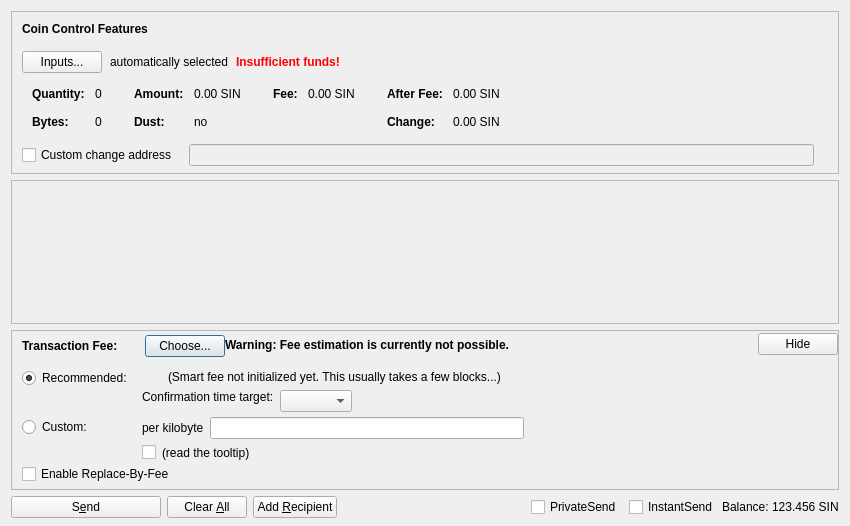
<?xml version="1.0" encoding="UTF-8"?>
<ui version="4.0">
 <class>SendCoinsDialog</class>
 <widget class="QDialog" name="SendCoinsDialog">
  <property name="geometry">
   <rect>
    <x>0</x>
    <y>0</y>
    <width>850</width>
    <height>526</height>
   </rect>
  </property>
  <property name="windowTitle">
   <string>Send Coins</string>
  </property>
  <layout class="QVBoxLayout" name="verticalLayout" stretch="0,1,0,0">
   <property name="bottomMargin">
    <number>8</number>
   </property>
   <item>
    <widget class="QFrame" name="frameCoinControl">
     <property name="sizePolicy">
      <sizepolicy hsizetype="Expanding" vsizetype="Expanding">
       <horstretch>0</horstretch>
       <verstretch>0</verstretch>
      </sizepolicy>
     </property>
     <property name="maximumSize">
      <size>
       <width>16777215</width>
       <height>16777215</height>
      </size>
     </property>
     <property name="frameShape">
      <enum>QFrame::StyledPanel</enum>
     </property>
     <property name="frameShadow">
      <enum>QFrame::Sunken</enum>
     </property>
     <layout class="QVBoxLayout" name="verticalLayoutCoinControl2">
      <property name="spacing">
       <number>0</number>
      </property>
      <property name="leftMargin">
       <number>0</number>
      </property>
      <property name="topMargin">
       <number>0</number>
      </property>
      <property name="rightMargin">
       <number>0</number>
      </property>
      <property name="bottomMargin">
       <number>6</number>
      </property>
      <item>
       <layout class="QVBoxLayout" name="verticalLayoutCoinControl" stretch="0,0,0,0,1">
        <property name="spacing">
         <number>0</number>
        </property>
        <property name="leftMargin">
         <number>10</number>
        </property>
        <property name="topMargin">
         <number>10</number>
        </property>
        <item>
         <layout class="QHBoxLayout" name="horizontalLayoutCoinControl1">
          <property name="bottomMargin">
           <number>15</number>
          </property>
          <item>
           <widget class="QLabel" name="labelCoinControlFeatures">
            <property name="sizePolicy">
             <sizepolicy hsizetype="Preferred" vsizetype="Maximum">
              <horstretch>0</horstretch>
              <verstretch>0</verstretch>
             </sizepolicy>
            </property>
            <property name="font">
             <font>
              <weight>75</weight>
              <bold>true</bold>
             </font>
            </property>
            <property name="styleSheet">
             <string notr="true">font-weight:bold;</string>
            </property>
            <property name="text">
             <string>Coin Control Features</string>
            </property>
           </widget>
          </item>
         </layout>
        </item>
        <item>
         <layout class="QHBoxLayout" name="horizontalLayoutCoinControl2" stretch="0,0,0,0">
          <property name="spacing">
           <number>8</number>
          </property>
          <property name="bottomMargin">
           <number>10</number>
          </property>
          <item>
           <widget class="QPushButton" name="pushButtonCoinControl">
            <property name="styleSheet">
             <string notr="true"/>
            </property>
            <property name="text">
             <string>Inputs...</string>
            </property>
            <property name="autoDefault">
             <bool>false</bool>
            </property>
           </widget>
          </item>
          <item>
           <widget class="QLabel" name="labelCoinControlAutomaticallySelected">
            <property name="text">
             <string>automatically selected</string>
            </property>
            <property name="margin">
             <number>5</number>
            </property>
           </widget>
          </item>
          <item>
           <widget class="QLabel" name="labelCoinControlInsuffFunds">
            <property name="font">
             <font>
              <weight>75</weight>
              <bold>true</bold>
             </font>
            </property>
            <property name="styleSheet">
             <string notr="true">color:red;font-weight:bold;</string>
            </property>
            <property name="text">
             <string>Insufficient funds!</string>
            </property>
            <property name="margin">
             <number>5</number>
            </property>
           </widget>
          </item>
          <item>
           <spacer name="horizontalSpacerCoinControl">
            <property name="orientation">
             <enum>Qt::Horizontal</enum>
            </property>
            <property name="sizeHint" stdset="0">
             <size>
              <width>40</width>
              <height>1</height>
             </size>
            </property>
           </spacer>
          </item>
         </layout>
        </item>
        <item>
         <widget class="QWidget" name="widgetCoinControl" native="true">
          <property name="sizePolicy">
           <sizepolicy hsizetype="Preferred" vsizetype="Preferred">
            <horstretch>0</horstretch>
            <verstretch>0</verstretch>
           </sizepolicy>
          </property>
          <property name="minimumSize">
           <size>
            <width>0</width>
            <height>0</height>
           </size>
          </property>
          <property name="styleSheet">
           <string notr="true"/>
          </property>
          <layout class="QHBoxLayout" name="horizontalLayoutCoinControl5">
           <property name="leftMargin">
            <number>0</number>
           </property>
           <property name="topMargin">
            <number>0</number>
           </property>
           <property name="rightMargin">
            <number>0</number>
           </property>
           <property name="bottomMargin">
            <number>0</number>
           </property>
           <item>
            <layout class="QHBoxLayout" name="horizontalLayoutCoinControl3" stretch="0,0,0,1">
             <property name="spacing">
              <number>20</number>
             </property>
             <property name="topMargin">
              <number>0</number>
             </property>
             <property name="bottomMargin">
              <number>10</number>
             </property>
             <item>
              <layout class="QFormLayout" name="formLayoutCoinControl1">
               <property name="horizontalSpacing">
                <number>10</number>
               </property>
               <property name="verticalSpacing">
                <number>14</number>
               </property>
               <property name="leftMargin">
                <number>10</number>
               </property>
               <property name="topMargin">
                <number>4</number>
               </property>
               <property name="rightMargin">
                <number>6</number>
               </property>
               <item row="0" column="0">
                <widget class="QLabel" name="labelCoinControlQuantityText">
                 <property name="font">
                  <font>
                   <weight>75</weight>
                   <bold>true</bold>
                  </font>
                 </property>
                 <property name="text">
                  <string>Quantity:</string>
                 </property>
                 <property name="margin">
                  <number>0</number>
                 </property>
                </widget>
               </item>
               <item row="0" column="1">
                <widget class="QLabel" name="labelCoinControlQuantity">
                 <property name="cursor">
                  <cursorShape>IBeamCursor</cursorShape>
                 </property>
                 <property name="contextMenuPolicy">
                  <enum>Qt::ActionsContextMenu</enum>
                 </property>
                 <property name="text">
                  <string notr="true">0</string>
                 </property>
                 <property name="margin">
                  <number>0</number>
                 </property>
                 <property name="textInteractionFlags">
                  <set>Qt::LinksAccessibleByMouse|Qt::TextSelectableByKeyboard|Qt::TextSelectableByMouse</set>
                 </property>
                </widget>
               </item>
               <item row="1" column="0">
                <widget class="QLabel" name="labelCoinControlBytesText">
                 <property name="font">
                  <font>
                   <weight>75</weight>
                   <bold>true</bold>
                  </font>
                 </property>
                 <property name="text">
                  <string>Bytes:</string>
                 </property>
                </widget>
               </item>
               <item row="1" column="1">
                <widget class="QLabel" name="labelCoinControlBytes">
                 <property name="cursor">
                  <cursorShape>IBeamCursor</cursorShape>
                 </property>
                 <property name="contextMenuPolicy">
                  <enum>Qt::ActionsContextMenu</enum>
                 </property>
                 <property name="text">
                  <string notr="true">0</string>
                 </property>
                 <property name="textInteractionFlags">
                  <set>Qt::LinksAccessibleByMouse|Qt::TextSelectableByKeyboard|Qt::TextSelectableByMouse</set>
                 </property>
                </widget>
               </item>
              </layout>
             </item>
             <item>
              <layout class="QFormLayout" name="formLayoutCoinControl2">
               <property name="horizontalSpacing">
                <number>10</number>
               </property>
               <property name="verticalSpacing">
                <number>14</number>
               </property>
               <property name="leftMargin">
                <number>6</number>
               </property>
               <property name="topMargin">
                <number>4</number>
               </property>
               <property name="rightMargin">
                <number>6</number>
               </property>
               <item row="0" column="0">
                <widget class="QLabel" name="labelCoinControlAmountText">
                 <property name="font">
                  <font>
                   <weight>75</weight>
                   <bold>true</bold>
                  </font>
                 </property>
                 <property name="text">
                  <string>Amount:</string>
                 </property>
                 <property name="margin">
                  <number>0</number>
                 </property>
                </widget>
               </item>
               <item row="0" column="1">
                <widget class="QLabel" name="labelCoinControlAmount">
                 <property name="cursor">
                  <cursorShape>IBeamCursor</cursorShape>
                 </property>
                 <property name="contextMenuPolicy">
                  <enum>Qt::ActionsContextMenu</enum>
                 </property>
                 <property name="text">
                  <string notr="true">0.00 SIN</string>
                 </property>
                 <property name="textInteractionFlags">
                  <set>Qt::LinksAccessibleByMouse|Qt::TextSelectableByKeyboard|Qt::TextSelectableByMouse</set>
                 </property>
                </widget>
               </item>
               <item row="1" column="0">
                <widget class="QLabel" name="labelCoinControlLowOutputText">
                 <property name="font">
                  <font>
                   <weight>75</weight>
                   <bold>true</bold>
                  </font>
                 </property>
                 <property name="text">
                  <string>Dust:</string>
                 </property>
                </widget>
               </item>
               <item row="1" column="1">
                <widget class="QLabel" name="labelCoinControlLowOutput">
                 <property name="cursor">
                  <cursorShape>IBeamCursor</cursorShape>
                 </property>
                 <property name="contextMenuPolicy">
                  <enum>Qt::ActionsContextMenu</enum>
                 </property>
                 <property name="text">
                  <string notr="true">no</string>
                 </property>
                 <property name="textInteractionFlags">
                  <set>Qt::LinksAccessibleByMouse|Qt::TextSelectableByKeyboard|Qt::TextSelectableByMouse</set>
                 </property>
                </widget>
               </item>
              </layout>
             </item>
             <item>
              <layout class="QFormLayout" name="formLayoutCoinControl3">
               <property name="horizontalSpacing">
                <number>10</number>
               </property>
               <property name="verticalSpacing">
                <number>14</number>
               </property>
               <property name="leftMargin">
                <number>6</number>
               </property>
               <property name="topMargin">
                <number>4</number>
               </property>
               <property name="rightMargin">
                <number>6</number>
               </property>
               <item row="0" column="0">
                <widget class="QLabel" name="labelCoinControlFeeText">
                 <property name="font">
                  <font>
                   <weight>75</weight>
                   <bold>true</bold>
                  </font>
                 </property>
                 <property name="text">
                  <string>Fee:</string>
                 </property>
                 <property name="margin">
                  <number>0</number>
                 </property>
                </widget>
               </item>
               <item row="0" column="1">
                <widget class="QLabel" name="labelCoinControlFee">
                 <property name="cursor">
                  <cursorShape>IBeamCursor</cursorShape>
                 </property>
                 <property name="contextMenuPolicy">
                  <enum>Qt::ActionsContextMenu</enum>
                 </property>
                 <property name="text">
                  <string notr="true">0.00 SIN</string>
                 </property>
                 <property name="textInteractionFlags">
                  <set>Qt::LinksAccessibleByMouse|Qt::TextSelectableByKeyboard|Qt::TextSelectableByMouse</set>
                 </property>
                </widget>
               </item>
              </layout>
             </item>
             <item>
              <layout class="QFormLayout" name="formLayoutCoinControl4">
               <property name="horizontalSpacing">
                <number>10</number>
               </property>
               <property name="verticalSpacing">
                <number>14</number>
               </property>
               <property name="leftMargin">
                <number>6</number>
               </property>
               <property name="topMargin">
                <number>4</number>
               </property>
               <property name="rightMargin">
                <number>6</number>
               </property>
               <item row="0" column="0">
                <widget class="QLabel" name="labelCoinControlAfterFeeText">
                 <property name="font">
                  <font>
                   <weight>75</weight>
                   <bold>true</bold>
                  </font>
                 </property>
                 <property name="text">
                  <string>After Fee:</string>
                 </property>
                 <property name="margin">
                  <number>0</number>
                 </property>
                </widget>
               </item>
               <item row="0" column="1">
                <widget class="QLabel" name="labelCoinControlAfterFee">
                 <property name="cursor">
                  <cursorShape>IBeamCursor</cursorShape>
                 </property>
                 <property name="contextMenuPolicy">
                  <enum>Qt::ActionsContextMenu</enum>
                 </property>
                 <property name="text">
                  <string notr="true">0.00 SIN</string>
                 </property>
                 <property name="textInteractionFlags">
                  <set>Qt::LinksAccessibleByMouse|Qt::TextSelectableByKeyboard|Qt::TextSelectableByMouse</set>
                 </property>
                </widget>
               </item>
               <item row="1" column="0">
                <widget class="QLabel" name="labelCoinControlChangeText">
                 <property name="font">
                  <font>
                   <weight>75</weight>
                   <bold>true</bold>
                  </font>
                 </property>
                 <property name="text">
                  <string>Change:</string>
                 </property>
                </widget>
               </item>
               <item row="1" column="1">
                <widget class="QLabel" name="labelCoinControlChange">
                 <property name="cursor">
                  <cursorShape>IBeamCursor</cursorShape>
                 </property>
                 <property name="contextMenuPolicy">
                  <enum>Qt::ActionsContextMenu</enum>
                 </property>
                 <property name="text">
                  <string notr="true">0.00 SIN</string>
                 </property>
                 <property name="textInteractionFlags">
                  <set>Qt::LinksAccessibleByMouse|Qt::TextSelectableByKeyboard|Qt::TextSelectableByMouse</set>
                 </property>
                </widget>
               </item>
              </layout>
             </item>
            </layout>
           </item>
          </layout>
         </widget>
        </item>
        <item>
         <layout class="QHBoxLayout" name="horizontalLayoutCoinControl4" stretch="0,0,0">
          <property name="spacing">
           <number>12</number>
          </property>
          <property name="sizeConstraint">
           <enum>QLayout::SetDefaultConstraint</enum>
          </property>
          <property name="topMargin">
           <number>5</number>
          </property>
          <property name="rightMargin">
           <number>5</number>
          </property>
          <item>
           <widget class="QCheckBox" name="checkBoxCoinControlChange">
            <property name="toolTip">
             <string>If this is activated, but the change address is empty or invalid, change will be sent to a newly generated address.</string>
            </property>
            <property name="text">
             <string>Custom change address</string>
            </property>
           </widget>
          </item>
          <item>
           <widget class="QValidatedLineEdit" name="lineEditCoinControlChange">
            <property name="enabled">
             <bool>false</bool>
            </property>
            <property name="sizePolicy">
             <sizepolicy hsizetype="Expanding" vsizetype="Fixed">
              <horstretch>0</horstretch>
              <verstretch>0</verstretch>
             </sizepolicy>
            </property>
           </widget>
          </item>
          <item>
           <widget class="QLabel" name="labelCoinControlChangeLabel">
            <property name="sizePolicy">
             <sizepolicy hsizetype="Preferred" vsizetype="Expanding">
              <horstretch>0</horstretch>
              <verstretch>0</verstretch>
             </sizepolicy>
            </property>
            <property name="minimumSize">
             <size>
              <width>0</width>
              <height>0</height>
             </size>
            </property>
            <property name="text">
             <string/>
            </property>
            <property name="margin">
             <number>3</number>
            </property>
           </widget>
          </item>
         </layout>
        </item>
        <item>
         <spacer name="verticalSpacerCoinControl">
          <property name="orientation">
           <enum>Qt::Vertical</enum>
          </property>
          <property name="sizeHint" stdset="0">
           <size>
            <width>800</width>
            <height>1</height>
           </size>
          </property>
         </spacer>
        </item>
       </layout>
      </item>
     </layout>
    </widget>
   </item>
   <item>
    <widget class="QScrollArea" name="scrollArea">
     <property name="widgetResizable">
      <bool>true</bool>
     </property>
     <widget class="QWidget" name="scrollAreaWidgetContents">
      <property name="geometry">
       <rect>
        <x>0</x>
        <y>0</y>
        <width>830</width>
        <height>104</height>
       </rect>
      </property>
      <layout class="QVBoxLayout" name="verticalLayout_2" stretch="0,1">
       <property name="leftMargin">
        <number>0</number>
       </property>
       <property name="topMargin">
        <number>0</number>
       </property>
       <property name="rightMargin">
        <number>0</number>
       </property>
       <property name="bottomMargin">
        <number>0</number>
       </property>
       <item>
        <layout class="QVBoxLayout" name="entries">
         <property name="spacing">
          <number>6</number>
         </property>
        </layout>
       </item>
       <item>
        <spacer name="verticalSpacer">
         <property name="orientation">
          <enum>Qt::Vertical</enum>
         </property>
         <property name="sizeHint" stdset="0">
          <size>
           <width>20</width>
           <height>40</height>
          </size>
         </property>
        </spacer>
       </item>
      </layout>
     </widget>
    </widget>
   </item>
   <item>
    <widget class="QFrame" name="frameFee">
     <property name="sizePolicy">
      <sizepolicy hsizetype="Expanding" vsizetype="Expanding">
       <horstretch>0</horstretch>
       <verstretch>0</verstretch>
      </sizepolicy>
     </property>
     <property name="maximumSize">
      <size>
       <width>16777215</width>
       <height>16777215</height>
      </size>
     </property>
     <property name="frameShape">
      <enum>QFrame::StyledPanel</enum>
     </property>
     <property name="frameShadow">
      <enum>QFrame::Sunken</enum>
     </property>
     <layout class="QVBoxLayout" name="verticalLayoutFee1">
      <property name="spacing">
       <number>0</number>
      </property>
      <property name="leftMargin">
       <number>0</number>
      </property>
      <property name="topMargin">
       <number>0</number>
      </property>
      <property name="rightMargin">
       <number>0</number>
      </property>
      <property name="bottomMargin">
       <number>0</number>
      </property>
      <item>
       <layout class="QVBoxLayout" name="verticalLayoutFee2" stretch="0,0,0">
        <property name="spacing">
         <number>0</number>
        </property>
        <property name="leftMargin">
         <number>10</number>
        </property>
        <property name="topMargin">
         <number>0</number>
        </property>
        <item>
         <layout class="QHBoxLayout" name="horizontalLayoutFee1">
          <property name="bottomMargin">
           <number>0</number>
          </property>
          <item>
           <layout class="QVBoxLayout" name="verticalLayoutFee7">
            <property name="spacing">
             <number>0</number>
            </property>
            <item>
             <spacer name="verticalSpacerSmartFee">
              <property name="orientation">
               <enum>Qt::Vertical</enum>
              </property>
              <property name="sizeType">
               <enum>QSizePolicy::Fixed</enum>
              </property>
              <property name="sizeHint" stdset="0">
               <size>
                <width>1</width>
                <height>4</height>
               </size>
              </property>
             </spacer>
            </item>
            <item>
             <layout class="QHBoxLayout" name="horizontalLayoutSmartFee">
              <property name="spacing">
               <number>10</number>
              </property>
              <item>
               <widget class="QLabel" name="labelFeeHeadline">
                <property name="sizePolicy">
                 <sizepolicy hsizetype="Preferred" vsizetype="Maximum">
                  <horstretch>0</horstretch>
                  <verstretch>0</verstretch>
                 </sizepolicy>
                </property>
                <property name="font">
                 <font>
                  <weight>75</weight>
                  <bold>true</bold>
                 </font>
                </property>
                <property name="styleSheet">
                 <string notr="true">font-weight:bold;</string>
                </property>
                <property name="text">
                 <string>Transaction Fee:</string>
                </property>
               </widget>
              </item>
              <item>
               <widget class="QLabel" name="labelFeeMinimized">
                <property name="text">
                 <string/>
                </property>
               </widget>
              </item>
              <item>
               <widget class="QPushButton" name="buttonChooseFee">
                <property name="text">
                 <string>Choose...</string>
                </property>
               </widget>
              </item>
             </layout>
            </item>
            <item>
             <spacer name="verticalSpacer_5">
              <property name="orientation">
               <enum>Qt::Vertical</enum>
              </property>
              <property name="sizeHint" stdset="0">
               <size>
                <width>1</width>
                <height>1</height>
               </size>
              </property>
             </spacer>
            </item>
           </layout>
          </item>
          <item>
           <widget class="QLabel" name="fallbackFeeWarningLabel">
            <property name="toolTip">
             <string>Using the fallbackfee can result in sending a transaction that will take several hours or days (or never) to confirm. Consider choosing your fee manually or wait until you have validated the complete chain.</string>
            </property>
            <property name="font">
            <font>
                <weight>75</weight>
                <bold>true</bold>
            </font>
            </property>
            <property name="text">
             <string>Warning: Fee estimation is currently not possible.</string>
            </property>
            <property name="wordWrap">
             <bool>false</bool>
            </property>
           </widget>
          </item>
          <item>
           <spacer name="horizontalSpacer_4">
            <property name="orientation">
             <enum>Qt::Horizontal</enum>
            </property>
            <property name="sizeType">
             <enum>QSizePolicy::MinimumExpanding</enum>
            </property>
            <property name="sizeHint" stdset="0">
             <size>
              <width>40</width>
              <height>20</height>
             </size>
            </property>
           </spacer>
          </item>
          <item>
           <widget class="QPushButton" name="buttonMinimizeFee">
            <property name="toolTip">
             <string>collapse fee-settings</string>
            </property>
            <property name="text">
             <string>Hide</string>
            </property>
           </widget>
          </item>
         </layout>
        </item>
        <item>
         <widget class="QFrame" name="frameFeeSelection">
          <layout class="QVBoxLayout" name="verticalLayoutFee12">
           <property name="spacing">
            <number>0</number>
           </property>
           <property name="leftMargin">
            <number>0</number>
           </property>
           <property name="topMargin">
            <number>0</number>
           </property>
           <property name="rightMargin">
            <number>0</number>
           </property>
           <property name="bottomMargin">
            <number>0</number>
           </property>
           <item>
            <layout class="QGridLayout" name="gridLayoutFee">
             <property name="topMargin">
              <number>10</number>
             </property>
             <property name="bottomMargin">
              <number>4</number>
             </property>
             <property name="horizontalSpacing">
              <number>10</number>
             </property>
             <property name="verticalSpacing">
              <number>4</number>
             </property>
             <item row="1" column="1">
              <layout class="QVBoxLayout" name="verticalLayoutFee8">
               <property name="spacing">
                <number>6</number>
               </property>
               <item>
                <layout class="QHBoxLayout" name="horizontalLayoutFee13">
                 <item>
                  <widget class="QLabel" name="labelCustomPerKilobyte">
                   <property name="toolTip">
                    <string>Specify a custom fee per kB (1,000 bytes) of the transaction's virtual size.

Note:  Since the fee is calculated on a per-byte basis, a fee of "100 satoshis per kB" for a transaction size of 500 bytes (half of 1 kB) would ultimately yield a fee of only 50 satoshis.</string>
                   </property>
                   <property name="text">
                    <string>per kilobyte</string>
                   </property>
                  </widget>
                 </item>
                 <item>
                  <widget class="SINAmountField" name="customFee"/>
                 </item>
                 <item>
                  <spacer name="horizontalSpacer_6">
                   <property name="orientation">
                    <enum>Qt::Horizontal</enum>
                   </property>
                   <property name="sizeHint" stdset="0">
                    <size>
                     <width>1</width>
                     <height>1</height>
                    </size>
                   </property>
                  </spacer>
                 </item>
                </layout>
               </item>
               <item>
                <layout class="QHBoxLayout" name="horizontalLayoutFee8">
                 <item>
                  <widget class="QCheckBox" name="checkBoxMinimumFee">
                   <property name="toolTip">
                    <string>Paying only the minimum fee is just fine as long as there is less transaction volume than space in the blocks. But be aware that this can end up in a never confirming transaction once there is more demand for sin transactions than the network can process.</string>
                   </property>
                   <property name="text">
                    <string/>
                   </property>
                  </widget>
                 </item>
                 <item>
                  <widget class="QLabel" name="labelMinFeeWarning">
                   <property name="enabled">
                    <bool>true</bool>
                   </property>
                   <property name="toolTip">
                    <string>Paying only the minimum fee is just fine as long as there is less transaction volume than space in the blocks. But be aware that this can end up in a never confirming transaction once there is more demand for sin transactions than the network can process.</string>
                   </property>
                   <property name="text">
                    <string>(read the tooltip)</string>
                   </property>
                   <property name="margin">
                    <number>5</number>
                   </property>
                  </widget>
                 </item>
                 <item>
                  <spacer name="horizontalSpacer_2">
                   <property name="orientation">
                    <enum>Qt::Horizontal</enum>
                   </property>
                   <property name="sizeHint" stdset="0">
                    <size>
                     <width>1</width>
                     <height>1</height>
                    </size>
                   </property>
                  </spacer>
                 </item>
                </layout>
               </item>
              </layout>
             </item>
             <item row="0" column="0">
              <layout class="QVBoxLayout" name="verticalLayoutFee4" stretch="0,1">
               <item>
                <widget class="QRadioButton" name="radioSmartFee">
                 <property name="text">
                  <string>Recommended:</string>
                 </property>
                 <property name="checked">
                  <bool>true</bool>
                 </property>
                 <attribute name="buttonGroup">
                  <string notr="true">groupFee</string>
                 </attribute>
                </widget>
               </item>
               <item>
                <spacer name="verticalSpacer_2">
                 <property name="orientation">
                  <enum>Qt::Vertical</enum>
                 </property>
                 <property name="sizeHint" stdset="0">
                  <size>
                   <width>1</width>
                   <height>1</height>
                  </size>
                 </property>
                </spacer>
               </item>
              </layout>
             </item>
             <item row="1" column="0">
              <layout class="QVBoxLayout" name="verticalLayoutFee9" stretch="0,1">
               <item>
                <widget class="QRadioButton" name="radioCustomFee">
                 <property name="text">
                  <string>Custom:</string>
                 </property>
                 <attribute name="buttonGroup">
                  <string notr="true">groupFee</string>
                 </attribute>
                </widget>
               </item>
               <item>
                <spacer name="verticalSpacer_6">
                 <property name="orientation">
                  <enum>Qt::Vertical</enum>
                 </property>
                 <property name="sizeHint" stdset="0">
                  <size>
                   <width>1</width>
                   <height>1</height>
                  </size>
                 </property>
                </spacer>
               </item>
              </layout>
             </item>
             <item row="0" column="1">
              <layout class="QVBoxLayout" name="verticalLayoutFee3" stretch="0,0,1">
               <property name="spacing">
                <number>6</number>
               </property>
               <property name="topMargin">
                <number>2</number>
               </property>
               <item>
                <layout class="QHBoxLayout" name="horizontalLayoutFee12">
                 <item>
                  <widget class="QLabel" name="labelSmartFee">
                   <property name="text">
                    <string/>
                   </property>
                   <property name="margin">
                    <number>2</number>
                   </property>
                  </widget>
                 </item>
                 <item>
                  <widget class="QLabel" name="labelFeeEstimation">
                   <property name="text">
                    <string/>
                   </property>
                  </widget>
                 </item>
                 <item>
                  <widget class="QLabel" name="labelSmartFee2">
                   <property name="text">
                    <string>(Smart fee not initialized yet. This usually takes a few blocks...)</string>
                   </property>
                   <property name="margin">
                    <number>2</number>
                   </property>
                  </widget>
                 </item>
                 <item>
                  <spacer name="horizontalSpacer_5">
                   <property name="orientation">
                    <enum>Qt::Horizontal</enum>
                   </property>
                   <property name="sizeHint" stdset="0">
                    <size>
                     <width>1</width>
                     <height>1</height>
                    </size>
                   </property>
                  </spacer>
                 </item>
                </layout>
               </item>
               <item>
                <layout class="QHBoxLayout" name="horizontalLayoutFee9">
                 <item>
                  <layout class="QVBoxLayout" name="verticalLayoutFee6">
                   <item>
                    <widget class="QLabel" name="labelSmartFee3">
                     <property name="text">
                      <string>Confirmation time target:</string>
                     </property>
                     <property name="margin">
                      <number>2</number>
                     </property>
                    </widget>
                   </item>
                   <item>
                    <spacer name="verticalSpacer_3">
                     <property name="orientation">
                      <enum>Qt::Vertical</enum>
                     </property>
                     <property name="sizeHint" stdset="0">
                      <size>
                       <width>1</width>
                       <height>1</height>
                      </size>
                     </property>
                    </spacer>
                   </item>
                  </layout>
                 </item>
                 <item>
                  <layout class="QVBoxLayout" name="verticalLayoutFee5">
                   <property name="rightMargin">
                    <number>30</number>
                   </property>
                   <item>
                    <layout class="QHBoxLayout" name="horizontalLayoutConfTarget">
                     <property name="bottomMargin">
                      <number>0</number>
                     </property>
                     <item>
                      <widget class="QComboBox" name="confTargetSelector"/>
                     </item>
                     <item>
                      <spacer name="horizontalSpacerConfTarget">
                       <property name="orientation">
                        <enum>Qt::Horizontal</enum>
                       </property>
                       <property name="sizeHint" stdset="0">
                        <size>
                         <width>40</width>
                         <height>20</height>
                        </size>
                       </property>
                      </spacer>
                     </item>
                    </layout>
                   </item>
                  </layout>
                 </item>
                </layout>
               </item>
               <item>
                <spacer name="verticalSpacer_4">
                 <property name="orientation">
                  <enum>Qt::Vertical</enum>
                 </property>
                 <property name="sizeHint" stdset="0">
                  <size>
                   <width>1</width>
                   <height>1</height>
                  </size>
                 </property>
                </spacer>
               </item>
              </layout>
             </item>
            </layout>
           </item>
           <item>
            <widget class="QCheckBox" name="optInRBF">
             <property name="text">
              <string>Enable Replace-By-Fee</string>
             </property>
             <property name="toolTip">
              <string>With Replace-By-Fee (BIP-125) you can increase a transaction's fee after it is sent. Without this, a higher fee may be recommended to compensate for increased transaction delay risk.</string>
             </property>
            </widget>
           </item>
          </layout>
         </widget>
        </item>
        <item>
         <spacer name="verticalSpacerFee">
          <property name="orientation">
           <enum>Qt::Vertical</enum>
          </property>
          <property name="sizeHint" stdset="0">
           <size>
            <width>40</width>
            <height>5</height>
           </size>
          </property>
         </spacer>
        </item>
       </layout>
      </item>
     </layout>
    </widget>
   </item>
   <item>
    <layout class="QHBoxLayout" name="horizontalLayout">
     <item>
      <widget class="QPushButton" name="sendButton">
       <property name="minimumSize">
        <size>
         <width>150</width>
         <height>0</height>
        </size>
       </property>
       <property name="toolTip">
        <string>Confirm the send action</string>
       </property>
       <property name="text">
        <string>S&amp;end</string>
       </property>
       <property name="icon">
        <iconset resource="../sin.qrc">
         <normaloff>:/icons/send</normaloff>:/icons/send</iconset>
       </property>
       <property name="autoDefault">
        <bool>false</bool>
       </property>
       <property name="default">
        <bool>false</bool>
       </property>
      </widget>
     </item>
     <item>
      <widget class="QPushButton" name="clearButton">
       <property name="sizePolicy">
        <sizepolicy hsizetype="Minimum" vsizetype="Fixed">
         <horstretch>0</horstretch>
         <verstretch>0</verstretch>
        </sizepolicy>
       </property>
       <property name="toolTip">
        <string>Clear all fields of the form.</string>
       </property>
       <property name="text">
        <string>Clear &amp;All</string>
       </property>
       <property name="icon">
        <iconset resource="../sin.qrc">
         <normaloff>:/icons/remove</normaloff>:/icons/remove</iconset>
       </property>
       <property name="autoDefault">
        <bool>false</bool>
       </property>
      </widget>
     </item>
     <item>
      <widget class="QPushButton" name="addButton">
       <property name="toolTip">
        <string>Send to multiple recipients at once</string>
       </property>
       <property name="text">
        <string>Add &amp;Recipient</string>
       </property>
       <property name="icon">
        <iconset resource="../sin.qrc">
         <normaloff>:/icons/add</normaloff>:/icons/add</iconset>
       </property>
       <property name="autoDefault">
        <bool>false</bool>
       </property>
      </widget>
     </item>
     <item>
      <spacer name="horizontalSpacer">
       <property name="orientation">
        <enum>Qt::Horizontal</enum>
       </property>
       <property name="sizeHint" stdset="0">
        <size>
         <width>40</width>
         <height>20</height>
        </size>
       </property>
      </spacer>
     </item>
     <item>
      <layout class="QHBoxLayout" name="horizontalLayout_2">
       <property name="spacing">
        <number>3</number>
       </property>
       <item>
        <widget class="QCheckBox" name="checkUsePrivateSend">
         <property name="minimumSize">
          <size>
           <width>95</width>
           <height>0</height>
          </size>
         </property>
         <property name="text">
          <string>PrivateSend</string>
         </property>
         <property name="checked">
          <bool>false</bool>
         </property>
        </widget>
       </item>
       <item>
        <widget class="QCheckBox" name="checkUseInstantSend">
         <property name="enabled">
          <bool>true</bool>
         </property>
         <property name="minimumSize">
          <size>
           <width>85</width>
           <height>0</height>
          </size>
         </property>
         <property name="text">
          <string>InstantSend</string>
         </property>
        </widget>
       </item>
       <item>
        <widget class="QLabel" name="label">
         <property name="sizePolicy">
          <sizepolicy hsizetype="Preferred" vsizetype="Fixed">
           <horstretch>0</horstretch>
           <verstretch>0</verstretch>
          </sizepolicy>
         </property>
         <property name="text">
          <string>Balance:</string>
         </property>
        </widget>
       </item>
       <item>
        <widget class="QLabel" name="labelBalance">
         <property name="sizePolicy">
          <sizepolicy hsizetype="Preferred" vsizetype="Fixed">
           <horstretch>0</horstretch>
           <verstretch>0</verstretch>
          </sizepolicy>
         </property>
         <property name="cursor">
          <cursorShape>IBeamCursor</cursorShape>
         </property>
         <property name="text">
          <string notr="true">123.456 SIN</string>
         </property>
         <property name="textInteractionFlags">
          <set>Qt::LinksAccessibleByMouse|Qt::TextSelectableByKeyboard|Qt::TextSelectableByMouse</set>
         </property>
        </widget>
       </item>
      </layout>
     </item>
    </layout>
   </item>
  </layout>
 </widget>
 <customwidgets>
  <customwidget>
   <class>QValidatedLineEdit</class>
   <extends>QLineEdit</extends>
   <header>qt/qvalidatedlineedit.h</header>
  </customwidget>
  <customwidget>
   <class>SINAmountField</class>
   <extends>QLineEdit</extends>
   <header>qt/sinamountfield.h</header>
   <container>1</container>
  </customwidget>
 </customwidgets>
 <resources>
  <include location="../sin.qrc"/>
 </resources>
 <connections/>
 <buttongroups>
  <buttongroup name="groupFee"/>
 </buttongroups>
</ui>
